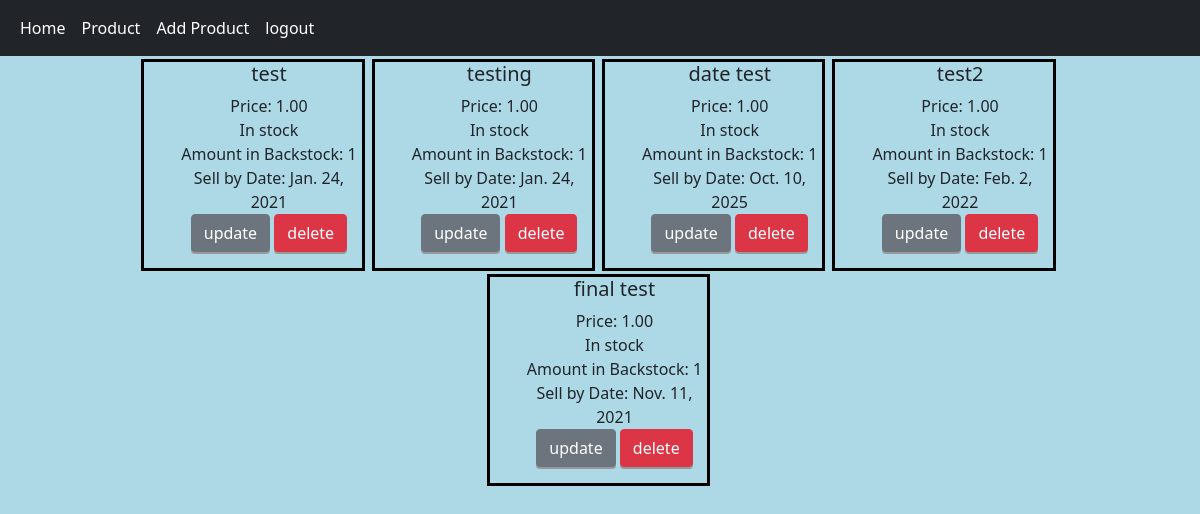
The page /product/ (signed in) on the database as committed earlier.
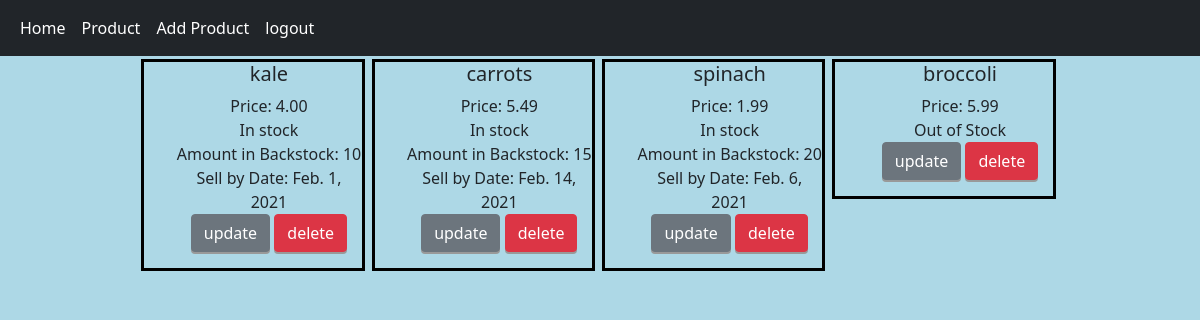
The same page on the database as committed later.
### products/models.py (models this page shows)
class Product (models.Model):
    title = models.CharField(max_length=120)
    price = models.DecimalField(decimal_places=2,max_digits=10)
    quantity= models.IntegerField(default=0)
    available = models.BooleanField(default=True)
    date = models.DateField(auto_now=False,auto_now_add=False, default= datetime.date.today)

### products/views.py (the view)
# urls.py: path('', product_list_view, name='product-list'),
@login_required()
def product_list_view(request):
    queryset=Product.objects.all()
    context={
      "product_list":queryset,
    }
    return render(request,"product/product_detail.html",context)

### products/templates/product/product_detail.html
{%extends "base.html"%}
{%block content%}
    <div class="container">
        {%for product in product_list%}
        <div class="products">
                <ul>
                    <h5>{{product.title}}</h5>
                    <li>Price: {{product.price}}</li>
                    {% if product.available %}
                        <li>In stock</li>
                        <li> Amount in Backstock: {{product.quantity}}</li>
                        <li>Sell by Date: {{product.date}}</li>
                    {%else%}
                        <li>Out of Stock</li>
                    {% endif %}
                    <a type="button" class="btn btn-secondary"href='/product/{{product.id}}/update'> update </a>
                    <a type="button" class="btn btn-danger" href='/product/{{product.id}}/delete'> delete </a>
                </ul>
            </div>
        {%endfor%}
    </div>
{%endblock%}

### templates/base.html (shortened to what this page needs)
{% load static %}
{% load static %}
<!DOCTYPE html>
<html lang="en">
<head>
    <link href="https://cdn.jsdelivr.net/npm/bootstrap@5.0.0-beta1/dist/css/bootstrap.min.css" rel="stylesheet">
    {% load static %}
    <link rel="stylesheet" type="text/css" href="{% static 'css/style.css' %}">
</head>
<body>
    {% include 'navbar.html'%}
    {% block content%}
    {%endblock%}
</body>
</html>

### templates/navbar.html
<nav class="navbar navbar-expand-lg navbar-dark bg-dark">
    <div class="container-fluid">
      <div class="collapse navbar-collapse" id="navbarNav">
        <ul class="navbar-nav">
          <li class="nav-item">
            <a class="nav-link active" aria-current="page" href="/">Home</a>
          </li>
          <li class="nav-item">
            <a class="nav-link active" href="/product">Product</a>
          </li>
          <li class="nav-item">
            <a class="nav-link active" href="/product/form">Add Product</a>
          </li>
          {% if user.is_authenticated %}
            <li class="nav-item">
              <a class="nav-link active " href="{% url 'logout' %}" tabindex="-1" aria-disabled="true">logout</a>
            </li>
          {% else %}
            <li class="nav-item">
              <a class="nav-link active " href="{% url 'login' %}" tabindex="-1" aria-disabled="true">Login</a>
            </li>
          {% endif %}
        </ul>
      </div>
    </div>
  </nav>

### static/css/style.css (style rules this page uses)
body { background-color: lightblue; }
a { color: inherit; text-decoration: none; }
ul { list-style-type: none; }
.container { width: 100%; text-align: center; }
.btn { box-shadow: 0 2px #999; }
.products { display: inline-block; vertical-align: top; text-align: center; width: 20%; border:3px solid black; margin-right:3px; margin-top: 3px; }

Rows that differ between the two databases and show on the page:
removed Product: title "test", price "1.00", quantity "1", date "Jan. 24, 2021"
removed Product: title "testing", price "1.00", quantity "1", date "Jan. 24, 2021"
removed Product: title "date test", price "1.00", quantity "1", date "Oct. 10, 2025"
removed Product: title "test2", price "1.00", quantity "1", date "Feb. 2, 2022"
removed Product: title "final test", price "1.00", quantity "1", date "Nov. 11, 2021"
added Product: title "kale", price "4.00", quantity "10", date "Feb. 1, 2021"
added Product: title "carrots", price "5.49", quantity "15", date "Feb. 14, 2021"
added Product: title "spinach", price "1.99", quantity "20", date "Feb. 6, 2021"
added Product: title "broccoli", price "5.99", available "Out of Stock"
